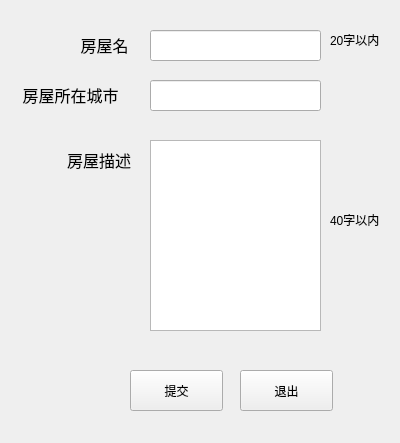
<?xml version="1.0" encoding="UTF-8"?>
<ui version="4.0">
 <class>mrh_rent</class>
 <widget class="QWidget" name="mrh_rent">
  <property name="geometry">
   <rect>
    <x>0</x>
    <y>0</y>
    <width>400</width>
    <height>443</height>
   </rect>
  </property>
  <property name="windowTitle">
   <string>Form</string>
  </property>
  <widget class="QLabel" name="label">
   <property name="geometry">
    <rect>
     <x>70</x>
     <y>30</y>
     <width>69</width>
     <height>31</height>
    </rect>
   </property>
   <property name="text">
    <string>&lt;html&gt;&lt;head/&gt;&lt;body&gt;&lt;p align=&quot;center&quot;&gt;&lt;span style=&quot; font-size:12pt;&quot;&gt;房屋名&lt;/span&gt;&lt;/p&gt;&lt;/body&gt;&lt;/html&gt;</string>
   </property>
  </widget>
  <widget class="QLineEdit" name="mrh_rent_nameLineEdit">
   <property name="geometry">
    <rect>
     <x>150</x>
     <y>30</y>
     <width>171</width>
     <height>31</height>
    </rect>
   </property>
   <property name="maxLength">
    <number>20</number>
   </property>
  </widget>
  <widget class="QLineEdit" name="mrh_rent_cityLineEdit">
   <property name="geometry">
    <rect>
     <x>150</x>
     <y>80</y>
     <width>171</width>
     <height>31</height>
    </rect>
   </property>
   <property name="maxLength">
    <number>20</number>
   </property>
  </widget>
  <widget class="QLabel" name="label_2">
   <property name="geometry">
    <rect>
     <x>10</x>
     <y>80</y>
     <width>121</width>
     <height>31</height>
    </rect>
   </property>
   <property name="text">
    <string>&lt;html&gt;&lt;head/&gt;&lt;body&gt;&lt;p align=&quot;center&quot;&gt;&lt;span style=&quot; font-size:12pt;&quot;&gt;房屋所在城市&lt;/span&gt;&lt;/p&gt;&lt;/body&gt;&lt;/html&gt;</string>
   </property>
  </widget>
  <widget class="QTextEdit" name="mrh_rent_infoTextEdit">
   <property name="geometry">
    <rect>
     <x>150</x>
     <y>140</y>
     <width>171</width>
     <height>191</height>
    </rect>
   </property>
   <property name="tabStopDistance">
    <double>40.000000000000000</double>
   </property>
  </widget>
  <widget class="QLabel" name="label_3">
   <property name="geometry">
    <rect>
     <x>330</x>
     <y>30</y>
     <width>71</width>
     <height>20</height>
    </rect>
   </property>
   <property name="text">
    <string>20字以内</string>
   </property>
  </widget>
  <widget class="QLabel" name="label_4">
   <property name="geometry">
    <rect>
     <x>330</x>
     <y>210</y>
     <width>71</width>
     <height>20</height>
    </rect>
   </property>
   <property name="text">
    <string>40字以内</string>
   </property>
  </widget>
  <widget class="QLabel" name="label_5">
   <property name="geometry">
    <rect>
     <x>40</x>
     <y>140</y>
     <width>91</width>
     <height>41</height>
    </rect>
   </property>
   <property name="text">
    <string>&lt;html&gt;&lt;head/&gt;&lt;body&gt;&lt;p align=&quot;right&quot;&gt;&lt;span style=&quot; font-size:12pt;&quot;&gt;房屋描述&lt;/span&gt;&lt;/p&gt;&lt;/body&gt;&lt;/html&gt;</string>
   </property>
  </widget>
  <widget class="QPushButton" name="mrh_rent_commitButton">
   <property name="geometry">
    <rect>
     <x>130</x>
     <y>370</y>
     <width>93</width>
     <height>41</height>
    </rect>
   </property>
   <property name="text">
    <string>提交</string>
   </property>
  </widget>
  <widget class="QPushButton" name="mrh_rent_cancelButton">
   <property name="geometry">
    <rect>
     <x>240</x>
     <y>370</y>
     <width>93</width>
     <height>41</height>
    </rect>
   </property>
   <property name="text">
    <string>退出</string>
   </property>
  </widget>
 </widget>
 <resources/>
 <connections/>
</ui>
